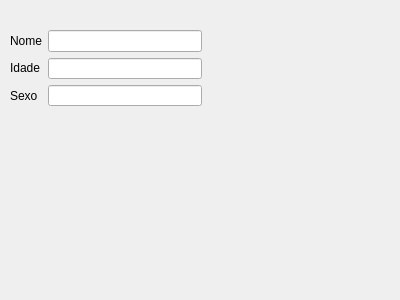
<?xml version="1.0" encoding="UTF-8"?>
<ui version="4.0">
 <class>cadastro</class>
 <widget class="QWidget" name="cadastro">
  <property name="geometry">
   <rect>
    <x>0</x>
    <y>0</y>
    <width>400</width>
    <height>300</height>
   </rect>
  </property>
  <property name="windowTitle">
   <string>Form</string>
  </property>
  <widget class="QWidget" name="">
   <property name="geometry">
    <rect>
     <x>10</x>
     <y>30</y>
     <width>192</width>
     <height>76</height>
    </rect>
   </property>
   <layout class="QHBoxLayout" name="horizontalLayout">
    <item>
     <layout class="QVBoxLayout" name="verticalLayout">
      <item>
       <widget class="QLabel" name="label">
        <property name="text">
         <string>Nome</string>
        </property>
       </widget>
      </item>
      <item>
       <widget class="QLabel" name="label_2">
        <property name="text">
         <string>Idade</string>
        </property>
       </widget>
      </item>
      <item>
       <widget class="QLabel" name="label_3">
        <property name="text">
         <string>Sexo</string>
        </property>
       </widget>
      </item>
     </layout>
    </item>
    <item>
     <layout class="QVBoxLayout" name="verticalLayout_2">
      <item>
       <widget class="QLineEdit" name="lineEdit"/>
      </item>
      <item>
       <widget class="QLineEdit" name="lineEdit_2"/>
      </item>
      <item>
       <widget class="QLineEdit" name="lineEdit_3"/>
      </item>
     </layout>
    </item>
   </layout>
  </widget>
 </widget>
 <resources/>
 <connections/>
</ui>
